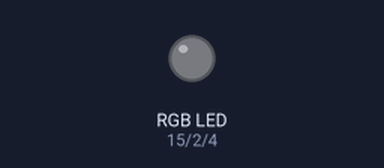
The program below on a simulated ESP32 board running MicroPython. Parts: an RGB LED mixed from three pins (HIGH = lit).

Above: at 0.15 s.
At 1.05 s:
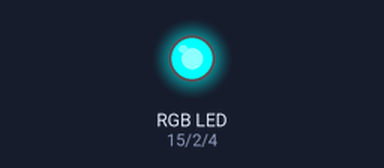
At 1.65 s:
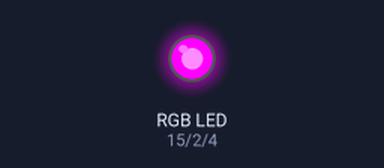
At 2.25 s:
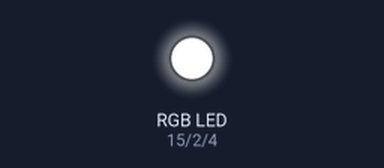
At 3.75 s:
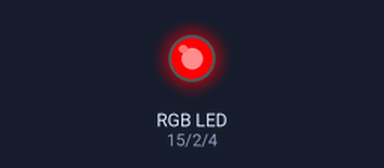
At 5.25 s:
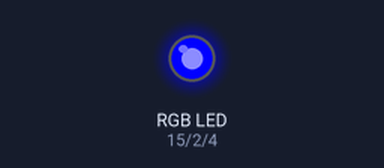
Timing chart, 0 to 5.5 s (numbered marks = the images above):
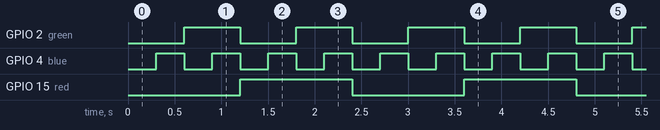

Measured:
- by itself, GPIO 2 (green): alternates HIGH for 0.60 s and LOW for 0.60 s
- by itself, GPIO 4 (blue): alternates HIGH for 0.30 s and LOW for 0.30 s
- by itself, GPIO 15 (red): alternates HIGH for 1.2 s and LOW for 1.2 s

The program:

module_rgb.py
```python
from machine import Pin
from utime import sleep_ms

red = Pin(15, Pin.OUT)
green = Pin(2, Pin.OUT)
blue = Pin(4, Pin.OUT)

def display(A, B, C):
  red.value(A)
  green.value(B)
  blue.value(C)

while True:
  display(0, 0, 0)
  sleep_ms(300)
  display(0, 0, 1)
  sleep_ms(300)
  display(0, 1, 0)
  sleep_ms(300)
  display(0, 1, 1)
  sleep_ms(300)
  display(1, 0, 0)
  sleep_ms(300)
  display(1, 0, 1)
  sleep_ms(300)
  display(1, 1, 0)
  sleep_ms(300)
  display(1, 1, 1)
  sleep_ms(300)
```
